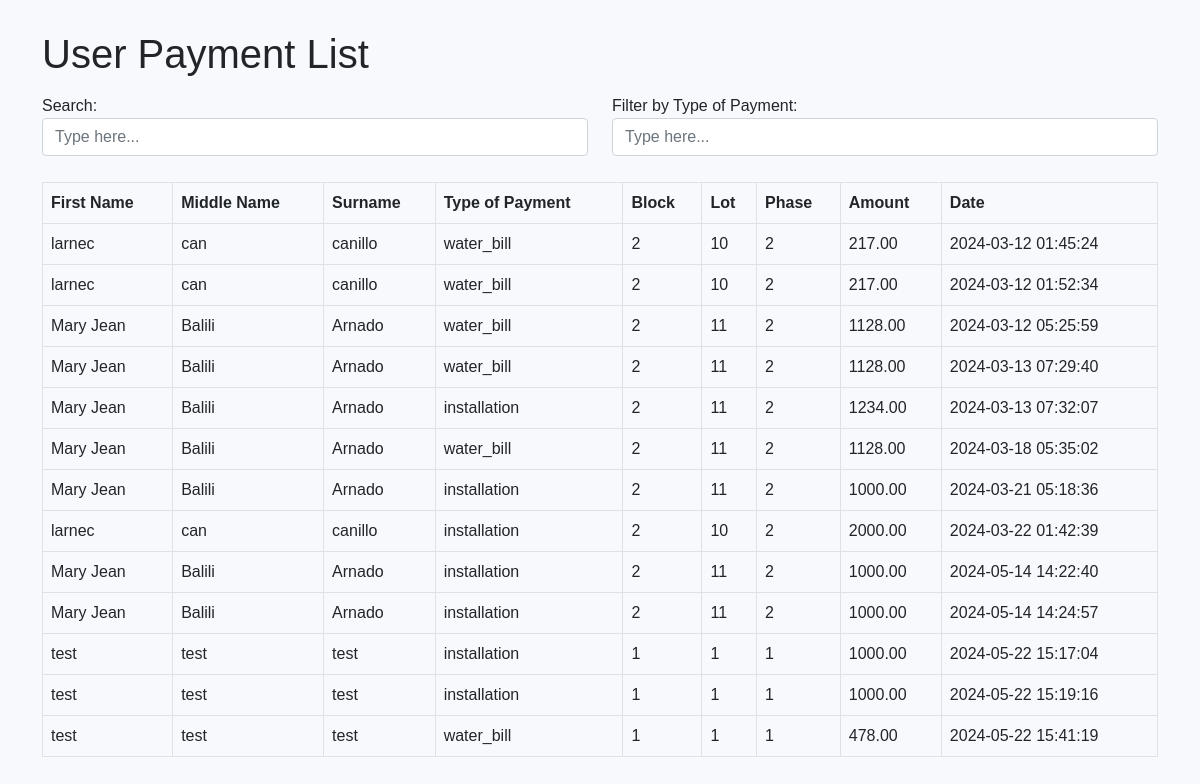
Page /viewtransactions.php (signed in) on the earlier database version.
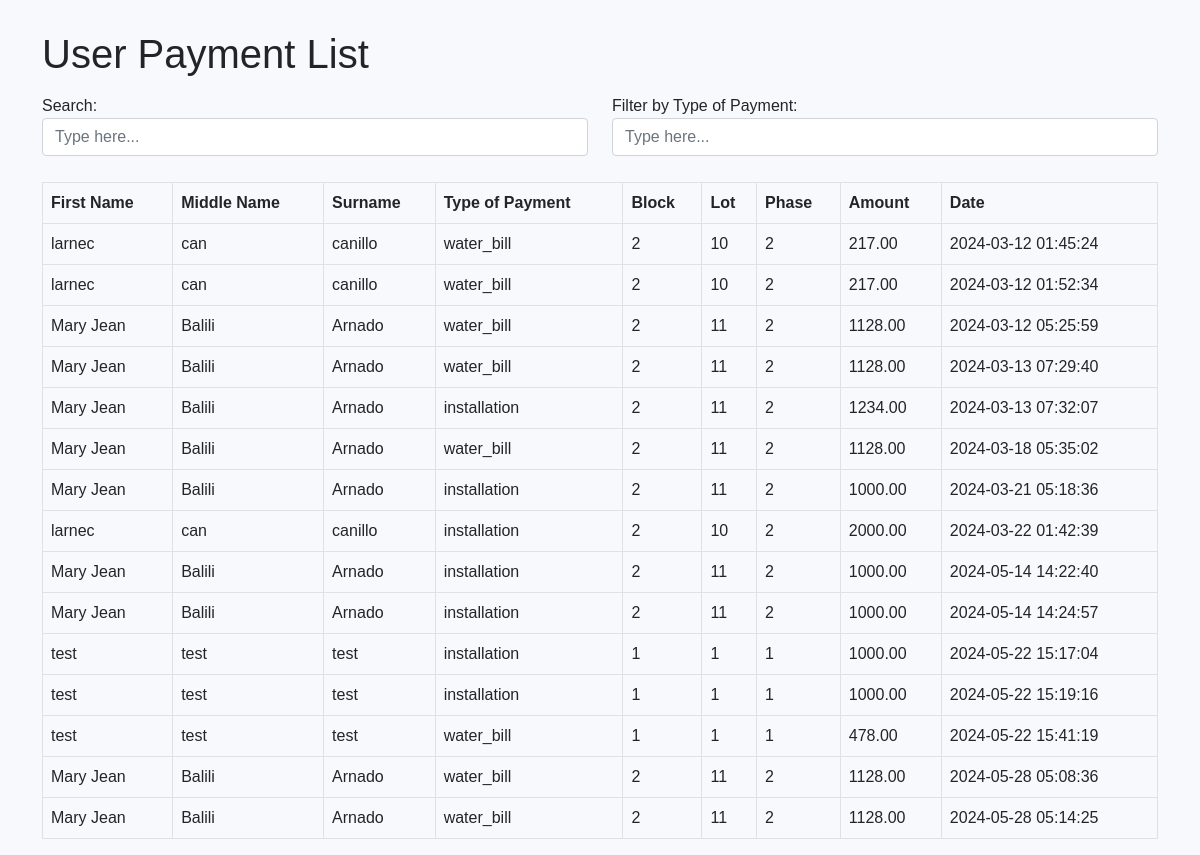
Same page on the later database version.
### tables this page shows
CREATE TABLE `payment_services` (
  `id` int(11) UNSIGNED NOT NULL,
  `customer_id` int(255) NOT NULL,
  `bill_type` varchar(255) NOT NULL,
  `firstname` varchar(255) NOT NULL,
  `middlename` varchar(255) NOT NULL,
  `lastname` varchar(255) NOT NULL,
  `block` varchar(255) NOT NULL,
  `lot` varchar(255) NOT NULL,
  `phase` varchar(255) NOT NULL,
  `amount` decimal(10,2) NOT NULL,
  `real_timestamp` timestamp NOT NULL DEFAULT current_timestamp(),
  `status` int(1) NOT NULL DEFAULT 0,
  `mode_of_payment` varchar(50) DEFAULT NULL,
  `uploaded_image` varchar(255) DEFAULT NULL
);

### viewtransactions.php (the view, shortened to what this page needs)
<!DOCTYPE html>
<html lang="en">
<head>
  <link href="https://cdn.jsdelivr.net/npm/bootstrap@5.0.0/dist/css/bootstrap.min.css" rel="stylesheet">
</head>
<body>
  <div class="container">
    <h1 class="my-3">User Payment List</h1>
    <div class="row mb-3">
      <div class="col-md-6">
        <label for="searchInput">Search:</label>
        <input type="text" id="searchInput" class="form-control" placeholder="Type here...">
      </div>
      <div class="col-md-6">
        <label for="billTypeInput">Filter by Type of Payment:</label>
        <input type="text" id="billTypeInput" class="form-control" placeholder="Type here...">
      </div>
    </div>
    <table class="table table-bordered">
      <thead>
        <tr>
          <th>First Name</th>
          <th>Middle Name</th>
          <th>Surname</th>
          <th>Type of Payment</th>
          <th>Block</th>
          <th>Lot</th>
          <th>Phase</th>
          <th>Amount</th>
          <th>Date</th>
        </tr>
      </thead>
      <tbody id="paymentList">
        <?php
        include('config.php');
        $sql = "SELECT id, firstname, middlename, lastname, bill_type, block, lot, phase, amount, real_timestamp, status
        FROM payment_services WHERE status = 0 ORDER BY status ASC";
        $result = mysqli_query($conn, $sql);
        if (mysqli_num_rows($result) > 0) {
          while ($row = mysqli_fetch_assoc($result)) {
            echo "<tr>";
            echo "<td>" . $row["firstname"] . "</td>";
            echo "<td>" . $row["middlename"] . "</td>";
            echo "<td>" . $row["lastname"] . "</td>";
            echo "<td>" . $row["bill_type"] . "</td>";
            echo "<td>" . $row["block"] . "</td>";
            echo "<td>" . $row["lot"] . "</td>";
            echo "<td>" . $row["phase"] . "</td>";
            echo "<td>" . $row["amount"] . "</td>";
            echo "<td>" . $row["real_timestamp"] . "</td>";
            echo "</tr>";
          }
        } else {
          echo "<tr><td colspan='10'>No payment records found.</td></tr>";
        }
        ?>
      </tbody>
    </table>
  </div>
</body>
</html>

Differences in the rows shown:
added payment_services: firstname "Mary Jean", middlename "Balili", lastname "Arnado", bill_type "water_bill", block "2", lot "11", phase "2", amount "1128.00", real_timestamp "2024-05-28 05:08:36"
added payment_services: firstname "Mary Jean", middlename "Balili", lastname "Arnado", bill_type "water_bill", block "2", lot "11", phase "2", amount "1128.00", real_timestamp "2024-05-28 05:14:25"
